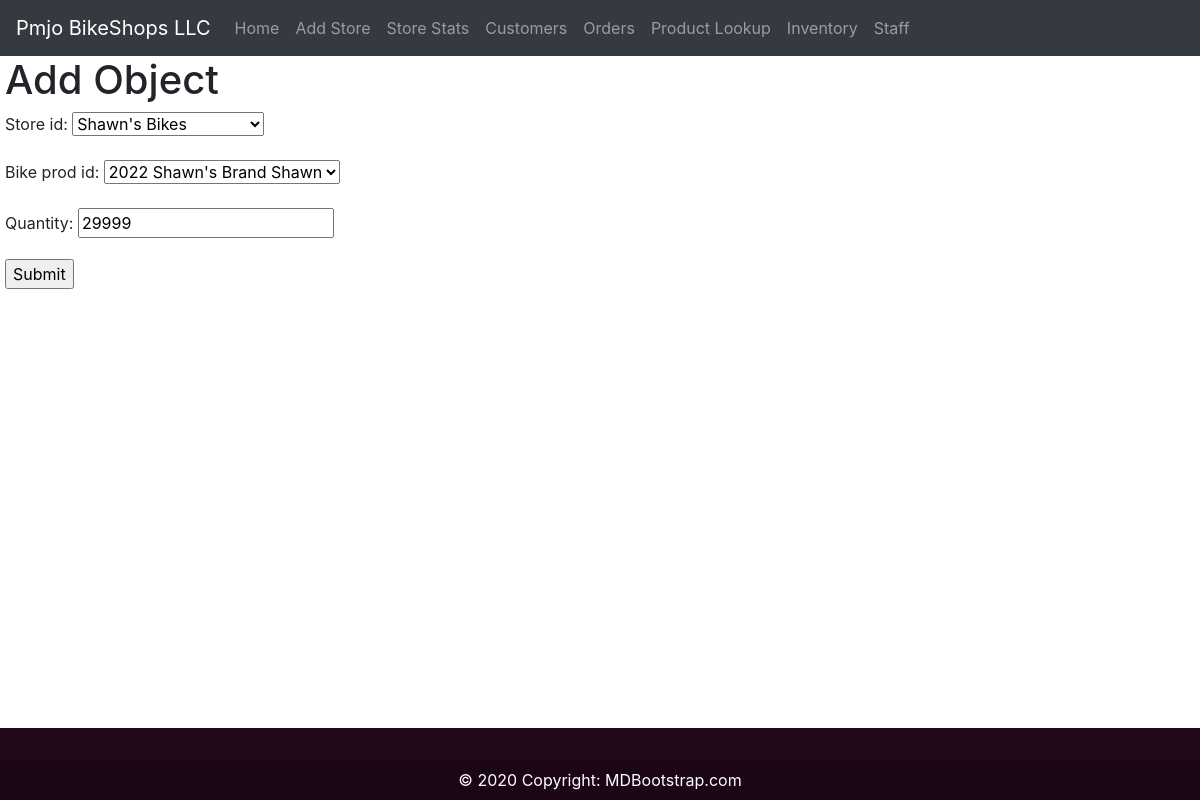
Screenshot of /stock-controls/update-stock/b8ae7483024848049e8c00d84fc7488f/ with the database file from the repository.
### PmjoStore/models.py (models this page shows, shortened)
class Base(models.Model):
    id = models.UUIDField(default=uuid.uuid4, unique=True, primary_key=True, editable=False)
    class Meta:
        abstract = True

class StockList(Base):
    store_id = models.ForeignKey(Store, on_delete=models.CASCADE, blank=True, default=1)
    bike_prod_id = models.ForeignKey(BikeProducts, on_delete=models.CASCADE, blank=True, default=1)
    quantity = models.PositiveIntegerField(default=1)
    class Meta:
        unique_together = ('store_id', 'bike_prod_id')

### PmjoStore/views.py (the view)
# urls.py: path('stock-controls/update-stock/<str:pk>/', views.updateStock, name="update-stock"),
def updateStock(request, pk):
    stock = StockList.objects.get(id=pk)
    form = StocksForm(instance=stock)
    if request.method == 'POST':
        form = StocksForm(request.POST, request.FILES, instance=stock)
        if form.is_valid():
            form.save()
            return redirect('/')
    context = {'form': form}
    return render(request, "PmjoStore/stock_form.html", context)

### PmjoStore/forms.py
class StocksForm(ModelForm):
    class Meta:
        model = StockList
        fields = '__all__'

### PmjoStore/models.py (called while the page is built)
    def __str__(self):
        return self.name

    def __str__(self):
        return '{} {} {}'.format(self.model_year, self.bike_brand_id.brand,
                              self.name)

### PmjoStore/templates/PmjoStore/stock_form.html (shortened to what this page needs)
{% extends 'main.html' %}
{% block content%}
<h1>Add Object</h1>
<form action="" method="POST">
    {{form.as_p}}
    <input type="submit">
</form>
{% endblock %}

### rows the page displays
StockList: store_id "Shawn's Bikes", bike_prod_id "2022 Shawn's Brand Shawn", quantity "29999"
